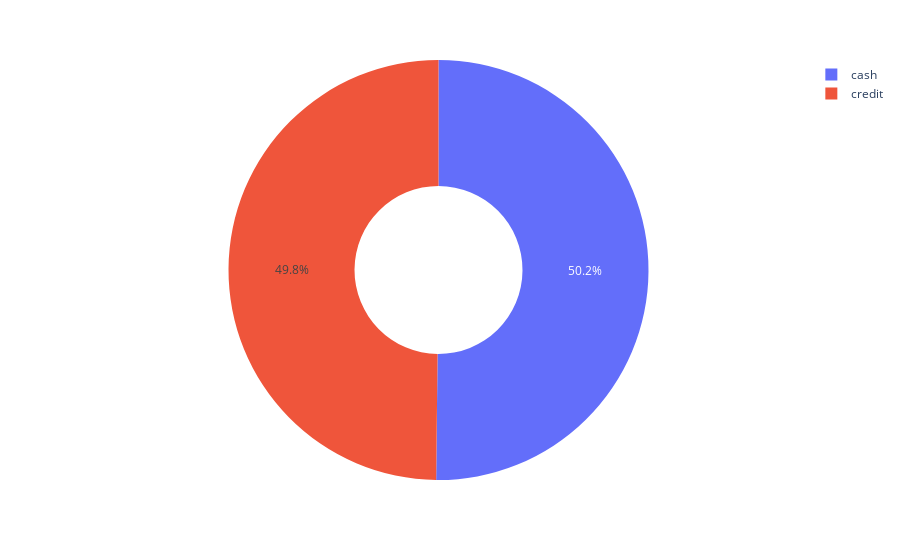

Write notebook code for a chart like this one.
### Code cell
import plotly.express as px

x = df["payment_method"].value_counts().to_frame().reset_index()
x.columns = ["payment_method", "count"]
x

px.pie(x, names='payment_method', values='count', hole=0.4)

### Figure 1 — Plotly figure (JSON) as saved in the notebook; plotly's stock layout.template omitted (floating-point values rounded to 4 significant figures)
{"data": [{"domain": {"x": [0, 1], "y": [0, 1]}, "hole": 0.4, "hovertemplate": "payment_method=%{label}<br>count=%{value}<extra></extra>", "labels": ["cash", "credit"], "legendgroup": "", "name": "", "showlegend": true, "type": "pie", "values": [36057, 35803]}], "layout": {"legend": {"tracegroupgap": 0}, "margin": {"t": 60}}}
